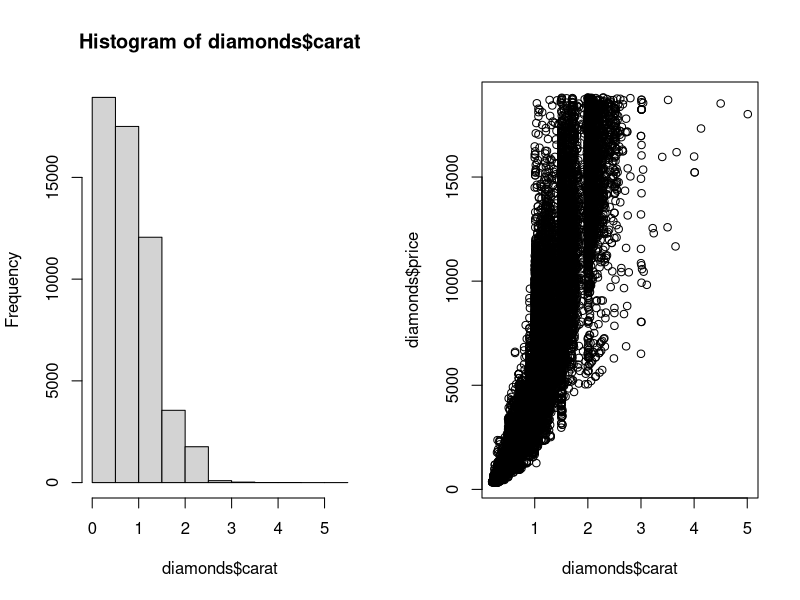

Source code (R):
## ---- chunk 1
x <- c(apple = 10, banana = 20, melon = 30)
x
x[c("melon", "apple")]
## ---- chunk 2
x <- list(apple = c(10, 15), banana = c(20, 25), melon = c(30, 35))
str(x)
x[c("melon", "apple")] |> str()
## ---- chunk 3
x <- data.frame(apple = c(10, 15), banana = c(20, 25), melon = c(30, 35))
x
x[c("melon", "apple")]
## ---- chunk 4
x <- c(5, 2, 3)
order(x)
x[order(x)]
sort(x)
## ---- chunk 5
df <- data.frame(x = 1:2, y = c("k", "l"), z = c(FALSE, TRUE))
df
df[1, c("x", "y")]
df[, c("z", "y")]
## ---- chunk 6
df
df[, "z"]
df[, "z", drop = FALSE]
## ---- chunk 7
df[, "z"]
df["z"]
## ---- chunk 8
df
df[df$x > 1, c("y", "z")]
## ---- chunk 9
df |> subset(x > 1, c(y, z))
## ---- chunk 10
df |> subset(x > 1, c(y, z))
## ---- chunk 11
x <- list(apple = c(10, 15), banana = c(20, 25), melon = c(30, 35))
str(x)
x$melon
x[3]
x[[3]]
x["melon"]
x[["melon"]]
## ---- chunk 12
x <- data.frame(apple = c(10, 15), banana = c(20, 25), melon = c(30, 35))
x
x[["melon"]]
x$melon
## ---- chunk 13
x <- matrix(1:24, ncol = 3)
x
## ---- chunk 14
apply(x, 1, sum) # margin = 1 are the rows
apply(x, 2, sum) # margin = 2 are the columns
## ---- chunk 15
df <- data.frame(a = 1:2, b = 2:3, c = c("a", "z"), d = c("b", "k"))
df
sapply(df, is.numeric)
vapply(df, is.numeric, logical(1))
try(vapply(df, is.numeric, character(1)))
## ---- chunk 16
library(ggplot2)
tapply(diamonds$price, diamonds$cut, mean)
## ---- chunk 17
#| out-width: 100%

oldpar <- par(mfrow = c(1, 2))
hist(diamonds$carat)
plot(diamonds$carat, diamonds$price)
par(oldpar)
